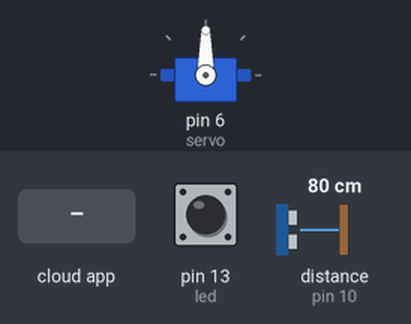
This sketch was run on a simulated Arduino Uno, built with avr-gcc and run on an emulated ATmega328P. Parts: servo. Inputs (shaded band) come from the test bench; at power-on: pin 13 (led) HIGH, distance to the obstacle (sensor on pin 10) 80 cm. The echo pulse lasts 58.3 µs per cm; the ROS host is connected and sends only what is stated; what the sketch prints to the serial monitor is not drawn.

Above: at 1.2 s.
1.3 s: the phone or cloud app sets servo to 45
At 2.1 s:
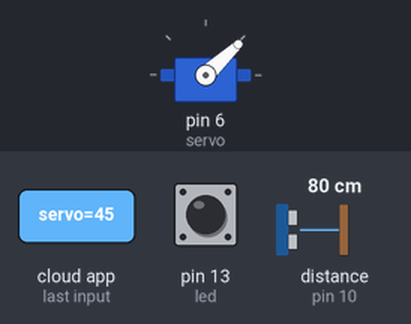
4.3 s: the phone or cloud app sets servo to 90
At 4.47 s:
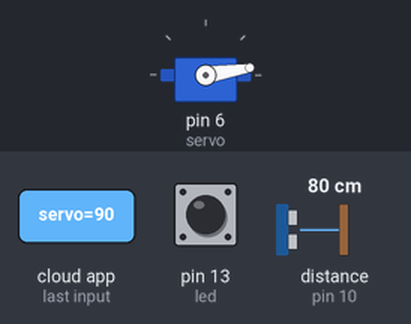
7.3 s: the phone or cloud app sets servo to 180
At 7.79 s:
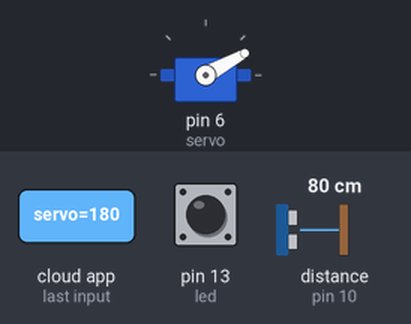
Timing chart, 0 to 14.3 s (numbered marks = the images above; inputs shaded):
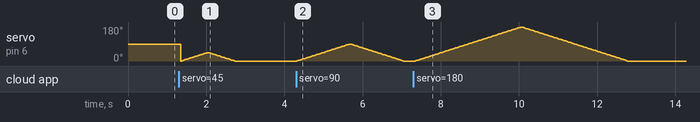

The sketch:

servoandsonarcontrol.ino
```cpp
#include <ros.h> // Robot Operating System (ROS) official library
#include <ArduinoHardware.h> // Arduino library for non Arduino IDE compatibility
#include <std_msgs/Int32.h> // Integer messages for ROS
#include <NewPing.h> // Library for HC-SR04 https://playground.arduino.cc/Code/NewPing
#if (ARDUINO >= 100)
 #include <Arduino.h>
#else
 #include <WProgram.h>
#endif

#include <Servo.h>
#include <std_msgs/UInt16.h>

// HC-SR04 values
#define TRIGGER_PIN 9
#define ECHO_PIN 10
#define MAX_DISTANCE 400 // Max distance in centimeters.

// Declare a sonar Object
NewPing sonar(TRIGGER_PIN, ECHO_PIN, MAX_DISTANCE);
Servo servo;


void servo_cb( const std_msgs::UInt16& cmd_msg){
  int pos=0;
  for (pos = 0; pos <= cmd_msg.data; pos += 1) { // goes from 0 degrees to 180 degrees
    // in steps of 1 degree
    servo.write(pos);              // tell servo to go to position in variable 'pos'
    delay(15);                       // waits 15ms for the servo to reach the position
  }
  for (pos = cmd_msg.data; pos >= 0; pos -= 1) { // goes from 180 degrees to 0 degrees
    servo.write(pos);              // tell servo to go to position in variable 'pos'
    delay(15);                       // waits 15ms for the servo to reach the position
  }

  digitalWrite(13, HIGH-digitalRead(13));  //toggle led
}


// Setup ros node and publisher
std_msgs::Int32 sonar_msg;
ros::Publisher pub_sonar("sonar", &sonar_msg);
ros::Subscriber<std_msgs::UInt16> sub("servo", servo_cb);
ros::NodeHandle nh;

int SetDistance = 0;
int cm_distance = 0;

void setup() {
  Serial.begin(57600);
  nh.initNode();
  nh.advertise(pub_sonar);
  nh.subscribe(sub);
  servo.attach(6); //attach it to pin 6
}

void loop() {
  delay(50);
  unsigned int micro_seconds = sonar.ping();
  cm_distance = micro_seconds / US_ROUNDTRIP_CM;

  sonar_msg.data = cm_distance;
  pub_sonar.publish(&sonar_msg); // Publishes data on
  //Serial.print("Range= ");
  Serial.print(cm_distance);
  Serial.print("\n");

  nh.spinOnce();

}
```

Measured:
- after the input at 4.3 s, servo on pin 6 (servo): rises from 0° to 90° in 1.3 s, then falls to 0° in 1.4 s
- after the input at 7.3 s, servo on pin 6 (servo): rises from 0° to 180° in 2.7 s, then falls to 0° in 2.7 s
